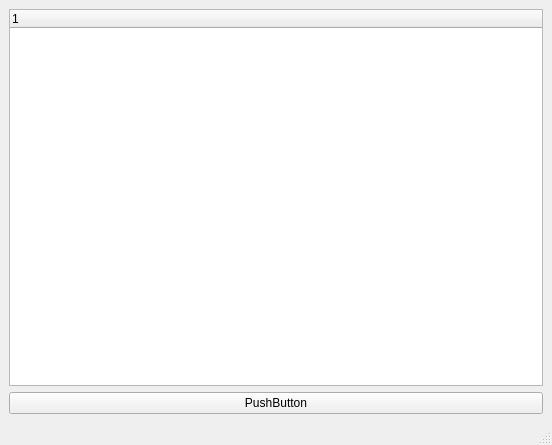
<?xml version="1.0" encoding="UTF-8"?>
<ui version="4.0">
 <class>MainWindow</class>
 <widget class="QMainWindow" name="MainWindow">
  <property name="geometry">
   <rect>
    <x>0</x>
    <y>0</y>
    <width>552</width>
    <height>445</height>
   </rect>
  </property>
  <property name="windowTitle">
   <string>MainWindow</string>
  </property>
  <widget class="QWidget" name="centralwidget">
   <layout class="QVBoxLayout" name="verticalLayout">
    <item>
     <widget class="QTreeWidget" name="treeWidget">
      <column>
       <property name="text">
        <string notr="true">1</string>
       </property>
      </column>
     </widget>
    </item>
    <item>
     <widget class="QPushButton" name="pushButton">
      <property name="text">
       <string>PushButton</string>
      </property>
     </widget>
    </item>
   </layout>
  </widget>
  <widget class="QMenuBar" name="menubar">
   <property name="geometry">
    <rect>
     <x>0</x>
     <y>0</y>
     <width>552</width>
     <height>22</height>
    </rect>
   </property>
  </widget>
  <widget class="QStatusBar" name="statusbar"/>
 </widget>
 <resources/>
 <connections/>
</ui>
